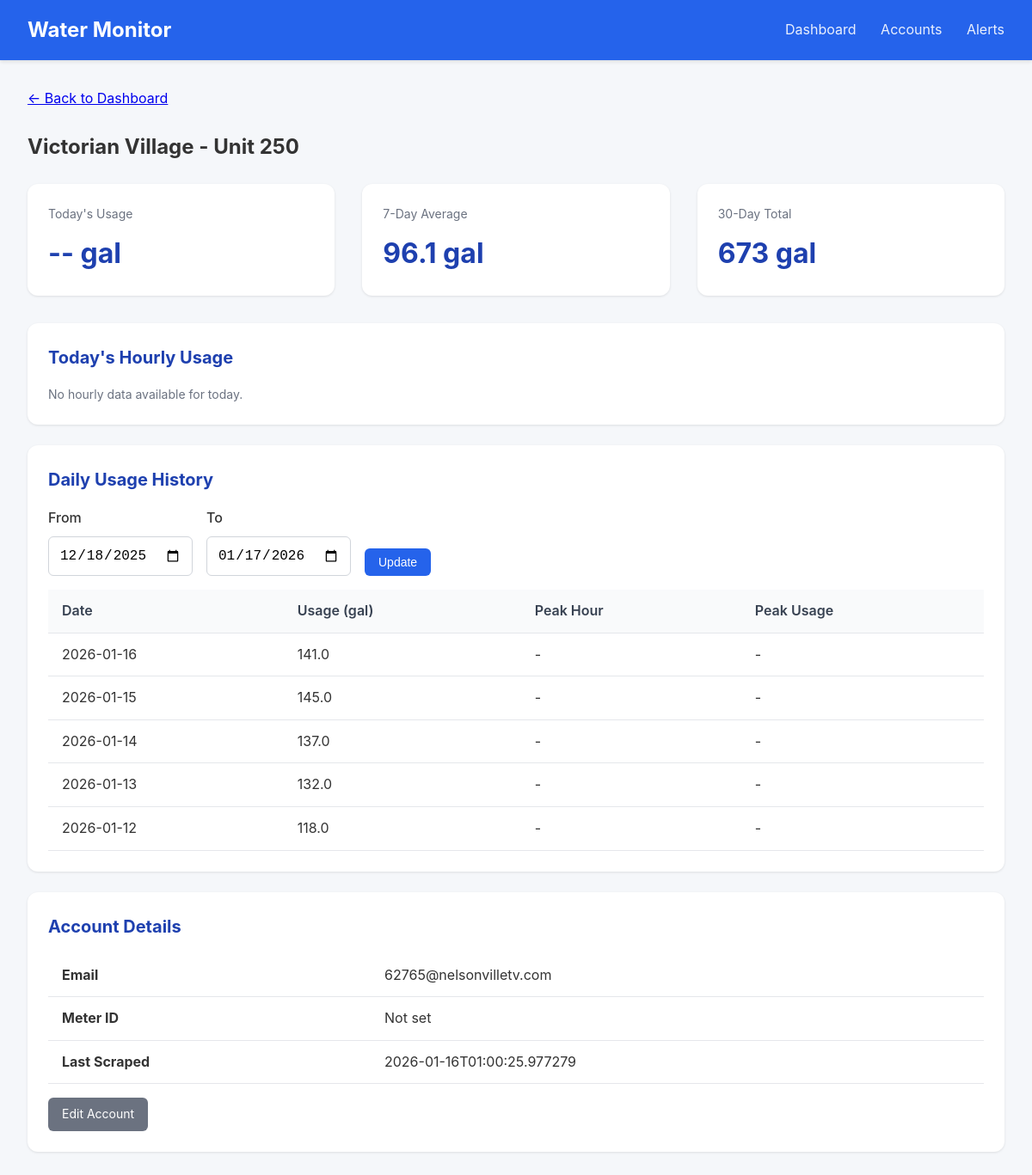
Page /meter/1 on the earlier database version.
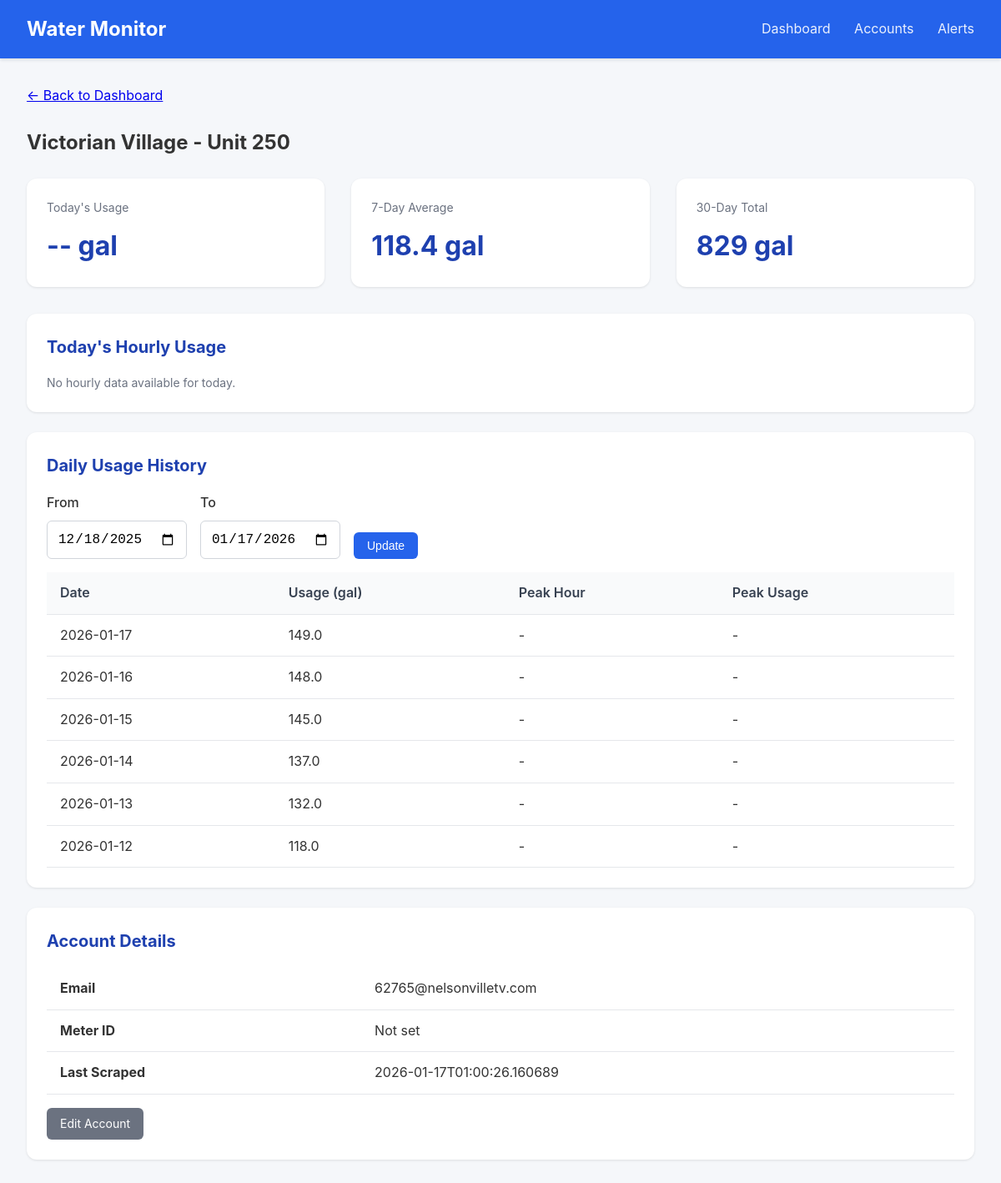
Same page on the later database version.
### tables this page shows
CREATE TABLE accounts (
                id INTEGER PRIMARY KEY AUTOINCREMENT,
                email TEXT UNIQUE NOT NULL,
                password_encrypted TEXT NOT NULL,
                meter_id TEXT,
                account_number TEXT,
                address TEXT,
                building_name TEXT,
                unit_number TEXT,
                is_active INTEGER DEFAULT 1,
                last_scraped TIMESTAMP,
                created_at TIMESTAMP DEFAULT CURRENT_TIMESTAMP
            , avg_12mo REAL, monthly_usage REAL, unit_count INTEGER DEFAULT 1, leak_alerts INTEGER DEFAULT 1, min_overage_pct INTEGER DEFAULT 10);

CREATE TABLE daily_summaries (
                id INTEGER PRIMARY KEY AUTOINCREMENT,
                account_id INTEGER NOT NULL,
                reading_date DATE NOT NULL,
                total_usage_gallons REAL,
                peak_hour INTEGER,
                peak_usage_gallons REAL,
                created_at TIMESTAMP DEFAULT CURRENT_TIMESTAMP,
                FOREIGN KEY (account_id) REFERENCES accounts(id),
                UNIQUE(account_id, reading_date)
            );

### app.py (the view)
@app.route('/meter/<int:account_id>')
def meter_detail(account_id):
    account = db.get_account(account_id)
    if not account:
        flash('Meter not found', 'error')
        return redirect(url_for('dashboard'))
    end_date = date.today()
    start_date = end_date - timedelta(days=30)
    if request.args.get('start_date'):
        start_date = datetime.strptime(request.args.get('start_date'), '%Y-%m-%d').date()
    if request.args.get('end_date'):
        end_date = datetime.strptime(request.args.get('end_date'), '%Y-%m-%d').date()
    daily_data = db.get_daily_summaries(account_id, start_date, end_date)
    hourly_data = db.get_hourly_readings(account_id, date.today())
    return render_template('meter_detail.html',
                           account=account,
                           daily_data=daily_data,
                           hourly_data=hourly_data,
                           start_date=start_date,
                           end_date=end_date)

### database.py (called while the page is built)
@contextmanager
def get_db():
    conn = sqlite3.connect(config.DATABASE_PATH)
    conn.row_factory = sqlite3.Row
    try:
        yield conn
        conn.commit()
    finally:
        conn.close()

def get_account(account_id: int) -> Optional[dict]:
    with get_db() as conn:
        cursor = conn.cursor()
        cursor.execute('SELECT * FROM accounts WHERE id = ?', (account_id,))
        row = cursor.fetchone()
        if row:
            return dict(row)
    return None

def get_hourly_readings(account_id: int, reading_date: date) -> list:
    with get_db() as conn:
        cursor = conn.cursor()
        cursor.execute('''
            SELECT * FROM hourly_readings
            WHERE account_id = ? AND reading_date = ?
            ORDER BY hour
        ''', (account_id, reading_date))
        return [dict(row) for row in cursor.fetchall()]

def get_daily_summaries(account_id: int, start_date: date = None, end_date: date = None) -> list:
    with get_db() as conn:
        cursor = conn.cursor()
        query = 'SELECT * FROM daily_summaries WHERE account_id = ?'
        params = [account_id]
        if start_date:
            query += ' AND reading_date >= ?'
            params.append(start_date)
        if end_date:
            query += ' AND reading_date <= ?'
            params.append(end_date)
        query += ' ORDER BY reading_date DESC'
        cursor.execute(query, params)
        return [dict(row) for row in cursor.fetchall()]

### templates/meter_detail.html (shortened to what this page needs)
{% extends "base.html" %}
{% block content %}
<div style="margin-bottom: 1.5rem;">
    <a href="{{ url_for('dashboard') }}">&larr; Back to Dashboard</a>
</div>
<h2 style="margin-bottom: 1.5rem;">
    {{ account.building_name or 'Unknown Building' }} - Unit {{ account.unit_number or 'N/A' }}
</h2>
<div class="stats">
    <div class="stat-card">
        <div class="label">Today's Usage</div>
        <div class="value">
            {% if daily_data and daily_data[0].reading_date == today %}
                {{ "%.1f"|format(daily_data[0].total_usage_gallons or 0) }} gal
            {% else %}
                -- gal
            {% endif %}
        </div>
    </div>
    <div class="stat-card">
        <div class="label">7-Day Average</div>
        <div class="value">
            {% set week_total = daily_data[:7]|sum(attribute='total_usage_gallons') %}
            {{ "%.1f"|format(week_total / 7) if daily_data else '--' }} gal
        </div>
    </div>
    <div class="stat-card">
        <div class="label">30-Day Total</div>
        <div class="value">
            {% set month_total = daily_data|sum(attribute='total_usage_gallons') %}
            {{ "%.0f"|format(month_total) if daily_data else '--' }} gal
        </div>
    </div>
</div>
<div class="card">
    <h2>Today's Hourly Usage</h2>
    {% if hourly_data %}
    <div style="display: flex; align-items: flex-end; height: 200px; gap: 4px; padding: 1rem 0;">
        {% set max_hourly = hourly_data|map(attribute='usage_gallons')|max or 1 %}
        {% for hour in hourly_data %}
        <div style="flex: 1; display: flex; flex-direction: column; align-items: center;">
            <div style="background: #2563eb; width: 100%;
                        height: {{ (hour.usage_gallons or 0) / max_hourly * 150 }}px;
                        border-radius: 4px 4px 0 0;"></div>
            <div style="font-size: 0.7rem; color: #6b7280; margin-top: 4px;">{{ hour.hour }}</div>
        </div>
        {% endfor %}
    </div>
    <p class="text-muted">Hours (0-23)</p>
    {% else %}
    <p class="text-muted">No hourly data available for today.</p>
    {% endif %}
</div>
<div class="card">
    <h2>Daily Usage History</h2>
    <form method="GET" style="display: flex; gap: 1rem; margin-bottom: 1rem;">
        <div class="form-group" style="margin-bottom: 0;">
            <label for="start_date">From</label>
            <input type="date" id="start_date" name="start_date" value="{{ start_date }}">
        </div>
        <div class="form-group" style="margin-bottom: 0;">
            <label for="end_date">To</label>
            <input type="date" id="end_date" name="end_date" value="{{ end_date }}">
        </div>
        <div class="form-group" style="margin-bottom: 0; display: flex; align-items: flex-end;">
            <button type="submit" class="btn btn-primary">Update</button>
        </div>
    </form>
    {% if daily_data %}
    <table>
        <thead>
            <tr>
                <th>Date</th>
                <th>Usage (gal)</th>
                <th>Peak Hour</th>
                <th>Peak Usage</th>
            </tr>
        </thead>
        <tbody>
            {% for day in daily_data %}
            <tr>
                <td>{{ day.reading_date }}</td>
                <td>{{ "%.1f"|format(day.total_usage_gallons or 0) }}</td>
                <td>{{ day.peak_hour if day.peak_hour is not none else '-' }}{% if day.peak_hour is not none %}:00{% endif %}</td>
                <td>{{ "%.1f"|format(day.peak_usage_gallons or 0) if day.peak_usage_gallons else '-' }}</td>
            </tr>
            {% endfor %}
        </tbody>
    </table>
    {% else %}
    <p class="text-muted">No usage data available for this period.</p>
    {% endif %}
</div>
<div class="card">
    <h2>Account Details</h2>
    <table>
        <tr><td><strong>Email</strong></td><td>{{ account.email }}</td></tr>
        <tr><td><strong>Meter ID</strong></td><td>{{ account.meter_id or 'Not set' }}</td></tr>
        <tr><td><strong>Last Scraped</strong></td><td>{{ account.last_scraped or 'Never' }}</td></tr>
    </table>
    <div class="mt-4">
        <a href="{{ url_for('edit_account', account_id=account.id) }}" class="btn btn-secondary">Edit Account</a>
    </div>
</div>
{% endblock %}

### templates/base.html (shortened to what this page needs)
<!DOCTYPE html>
<html lang="en">
<head>
</head>
<body>
    <div class="navbar">
        <h1>Water Monitor</h1>
        <nav>
            <a href="{{ url_for('dashboard') }}">Dashboard</a>
            <a href="{{ url_for('accounts_list') }}">Accounts</a>
            <a href="{{ url_for('alerts_list') }}">Alerts</a>
        </nav>
    </div>
    <div class="container">
        {% block content %}{% endblock %}
    </div>
</body>
</html>

### templates/base.html (style rules this page uses)
* { box-sizing: border-box; margin: 0; padding: 0; }
body { font-family: -apple-system, BlinkMacSystemFont, 'Segoe UI', Roboto, Oxygen, Ubuntu, sans-serif; background: #f5f7fa; color: #333; line-height: 1.6; }
.navbar { background: #2563eb; color: white; padding: 1rem 2rem; display: flex; justify-content: space-between; align-items: center; box-shadow: 0 2px 4px rgba(0,0,0,0.1); }
.navbar h1 { font-size: 1.5rem; }
.navbar nav a { color: white; text-decoration: none; margin-left: 1.5rem; opacity: 0.9; }
.container { max-width: 1400px; margin: 0 auto; padding: 2rem; }
.card { background: white; border-radius: 12px; box-shadow: 0 1px 3px rgba(0,0,0,0.1); padding: 1.5rem; margin-bottom: 1.5rem; }
.card h2 { margin-bottom: 1rem; color: #1e40af; font-size: 1.25rem; }
.stats { display: flex; gap: 2rem; margin-bottom: 2rem; }
.stat-card { background: white; border-radius: 12px; padding: 1.5rem; box-shadow: 0 1px 3px rgba(0,0,0,0.1); flex: 1; }
.stat-card .label { color: #6b7280; font-size: 0.875rem; margin-bottom: 0.5rem; }
.stat-card .value { font-size: 2rem; font-weight: 700; color: #1e40af; }
table { width: 100%; border-collapse: collapse; }
th, td { padding: 0.75rem 1rem; text-align: left; border-bottom: 1px solid #e5e7eb; }
th { background: #f9fafb; font-weight: 600; color: #374151; }
.btn { display: inline-block; padding: 0.5rem 1rem; border-radius: 6px; text-decoration: none; font-size: 0.875rem; cursor: pointer; border: none; }
.btn-primary { background: #2563eb; color: white; }
.btn-secondary { background: #6b7280; color: white; }
.form-group { margin-bottom: 1rem; }
.form-group label { display: block; margin-bottom: 0.5rem; font-weight: 500; }
.form-group input, .form-group select { width: 100%; padding: 0.75rem; border: 1px solid #d1d5db; border-radius: 6px; font-size: 1rem; }
.text-muted { color: #6b7280; font-size: 0.875rem; }
.mt-4 { margin-top: 1rem; }

Differences in the rows shown:
removed daily_summaries: reading_date "2026-01-16", total_usage_gallons "141.0", peak_hour "-", peak_usage_gallons "-"
changed accounts "Victorian Village": last_scraped "2026-01-16T01:00:25.977279" → "2026-01-17T01:00:26.160689"
added daily_summaries: reading_date "2026-01-17", total_usage_gallons "149.0", peak_hour "-", peak_usage_gallons "-"
added daily_summaries: reading_date "2026-01-16", total_usage_gallons "148.0", peak_hour "-", peak_usage_gallons "-"
Other differences:
{{ "%.1f"|format(week_total / 7) if daily_data else '--' }}: "96.1" → "118.4"
{{ "%.0f"|format(month_total) if daily_data else '--' }}: "673" → "829"
